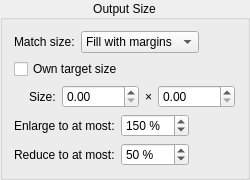
              <widget class="QGroupBox" name="outputSizeGroup">
               <property name="title">
                <string>Output Size</string>
               </property>
               <property name="alignment">
                <set>Qt::AlignCenter</set>
               </property>
               <layout class="QVBoxLayout" name="outputSizeGroupLayout">
               <item>
               <layout class="QHBoxLayout" name="matchSizeLayout">
                <item>
                 <widget class="QLabel" name="matchSizeLabel">
                  <property name="buddy">
                   <cstring>matchSizeModeCB</cstring>
                  </property>
                  <property name="toolTip">
                   <string>Off: the page keeps its own size and is not part of the common size.
Fill with margins: the page is brought to the output size with margins, aligned as set under &quot;Alignment&quot;. The content keeps its size; only pages larger than an own target size are reduced.
Scale: the content is enlarged or reduced to fit the output size, within the limits set in the step &quot;Margins&quot; under &quot;Output Size&quot;. The margins keep their size; the rest is filled with margins.</string>
                  </property>
                  <property name="text">
                   <string>Match size:</string>
                  </property>
                 </widget>
                </item>
                <item>
                 <widget class="QComboBox" name="matchSizeModeCB">
                  <property name="toolTip">
                   <string>Off: the page keeps its own size and is not part of the common size.
Fill with margins: the page is brought to the output size with margins, aligned as set under &quot;Alignment&quot;. The content keeps its size; only pages larger than an own target size are reduced.
Scale: the content is enlarged or reduced to fit the output size, within the limits set in the step &quot;Margins&quot; under &quot;Output Size&quot;. The margins keep their size; the rest is filled with margins.</string>
                  </property>
                  <property name="currentIndex">
                   <number>1</number>
                  </property>
                  <item>
                   <property name="text">
                    <string comment="match size">Off</string>
                   </property>
                  </item>
                  <item>
                   <property name="text">
                    <string>Fill with margins</string>
                   </property>
                  </item>
                  <item>
                   <property name="text">
                    <string>Scale</string>
                   </property>
                  </item>
                 </widget>
                </item>
                <item>
                 <spacer name="matchSizeSpacerRight">
                  <property name="orientation">
                   <enum>Qt::Horizontal</enum>
                  </property>
                  <property name="sizeHint" stdset="0">
                   <size>
                    <width>1</width>
                    <height>1</height>
                   </size>
                  </property>
                 </spacer>
                </item>
               </layout>
               </item>
               <item>
                <widget class="QCheckBox" name="ownTargetSizeCB">
                 <property name="toolTip">
                  <string>New projects start with this output size instead of the common size. Pages larger than this size are reduced. It applies to the whole project and can be changed in the step &quot;Margins&quot;.</string>
                 </property>
                 <property name="text">
                  <string>Own target size</string>
                 </property>
                </widget>
               </item>
               <item>
                <layout class="QHBoxLayout" name="targetSizeLayout">
                 <property name="leftMargin">
                  <number>15</number>
                 </property>
                 <item>
                  <widget class="QLabel" name="targetSizeLabel">
                   <property name="buddy">
                    <cstring>targetWidthSpinBox</cstring>
                   </property>
                   <property name="toolTip">
                    <string>Width × height of the output pages, margins included. Pixels refer to the output resolution.</string>
                   </property>
                   <property name="text">
                    <string>Size:</string>
                   </property>
                  </widget>
                 </item>
                 <item>
                  <widget class="QDoubleSpinBox" name="targetWidthSpinBox">
                   <property name="toolTip">
                    <string>Width × height of the output pages, margins included. Pixels refer to the output resolution.</string>
                   </property>
                   <property name="maximum">
                    <double>99999.000000000000000</double>
                   </property>
                  </widget>
                 </item>
                 <item>
                  <widget class="QLabel" name="targetSizeTimesLabel">
                   <property name="text">
                    <string notr="true">×</string>
                   </property>
                  </widget>
                 </item>
                 <item>
                  <widget class="QDoubleSpinBox" name="targetHeightSpinBox">
                   <property name="toolTip">
                    <string>Width × height of the output pages, margins included. Pixels refer to the output resolution.</string>
                   </property>
                   <property name="maximum">
                    <double>99999.000000000000000</double>
                   </property>
                  </widget>
                 </item>
                 <item>
                  <spacer name="targetSizeSpacerRight">
                   <property name="orientation">
                    <enum>Qt::Horizontal</enum>
                   </property>
                   <property name="sizeHint" stdset="0">
                    <size>
                     <width>1</width>
                     <height>1</height>
                    </size>
                   </property>
                  </spacer>
                 </item>
                </layout>
               </item>
               <item>
                <layout class="QGridLayout" name="scaleLimitsLayout">
                 <item row="0" column="0">
                  <widget class="QLabel" name="maxEnlargeLabel">
                   <property name="buddy">
                    <cstring>maxEnlargeSpinBox</cstring>
                   </property>
                   <property name="toolTip">
                    <string>Pages set to &quot;Scale&quot; are enlarged to at most this percentage.</string>
                   </property>
                   <property name="text">
                    <string>Enlarge to at most:</string>
                   </property>
                  </widget>
                 </item>
                 <item row="0" column="1">
                  <widget class="QSpinBox" name="maxEnlargeSpinBox">
                   <property name="toolTip">
                    <string>Pages set to &quot;Scale&quot; are enlarged to at most this percentage.</string>
                   </property>
                   <property name="suffix">
                    <string notr="true"> %</string>
                   </property>
                   <property name="minimum">
                    <number>100</number>
                   </property>
                   <property name="maximum">
                    <number>1000</number>
                   </property>
                   <property name="value">
                    <number>150</number>
                   </property>
                  </widget>
                 </item>
                 <item row="1" column="0">
                  <widget class="QLabel" name="minReduceLabel">
                   <property name="buddy">
                    <cstring>minReduceSpinBox</cstring>
                   </property>
                   <property name="toolTip">
                    <string>Pages larger than the output size are reduced to no less than this percentage; a page that would need more stays larger.</string>
                   </property>
                   <property name="text">
                    <string>Reduce to at most:</string>
                   </property>
                  </widget>
                 </item>
                 <item row="1" column="1">
                  <widget class="QSpinBox" name="minReduceSpinBox">
                   <property name="toolTip">
                    <string>Pages larger than the output size are reduced to no less than this percentage; a page that would need more stays larger.</string>
                   </property>
                   <property name="suffix">
                    <string notr="true"> %</string>
                   </property>
                   <property name="minimum">
                    <number>1</number>
                   </property>
                   <property name="maximum">
                    <number>100</number>
                   </property>
                   <property name="value">
                    <number>50</number>
                   </property>
                  </widget>
                 </item>
                 <item row="0" column="2">
                  <spacer name="scaleLimitsSpacerRight">
                   <property name="orientation">
                    <enum>Qt::Horizontal</enum>
                   </property>
                   <property name="sizeHint" stdset="0">
                    <size>
                     <width>1</width>
                     <height>1</height>
                    </size>
                   </property>
                  </spacer>
                 </item>
                </layout>
               </item>
               </layout>
              </widget>
